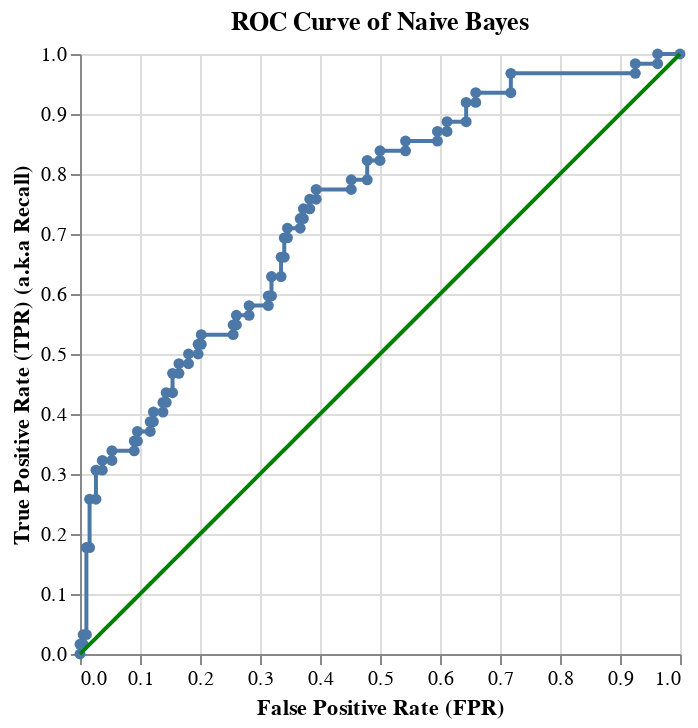

Write notebook code for a chart like this one.
### Code cell
classification_report, cmplot, roc_curve, roc_score = scores('Naive Bayes', nb_rf, x_test, y_test )
roc_curve

### Figure 1 — Vega-Lite specification as saved in the notebook (floating-point values rounded to 4 significant figures)
{"config": {"view": {"continuousWidth": 400, "continuousHeight": 300}}, "layer": [{"mark": {"type": "line", "point": true}, "encoding": {"x": {"field": "fpr", "sort": null, "title": "False Positive Rate (FPR)", "type": "quantitative"}, "y": {"field": "tpr", "title": "True Positive Rate (TPR) (a.k.a Recall)", "type": "quantitative"}}, "title": "ROC Curve of Naive Bayes", "width": 300}, {"mark": {"type": "line", "color": "green"}, "encoding": {"size": {"value": 2}, "x": {"field": "fpr", "type": "quantitative"}, "y": {"field": "fpr", "type": "quantitative"}}, "title": "ROC Curve of Naive Bayes", "width": 300}], "data": {"name": "data-39bcc9d167c216979a04abac8048eb08"}, "$schema": "https://vega.github.io/schema/vega-lite/v4.17.0.json", "datasets": {"data-39bcc9d167c216979a04abac8048eb08": [{"fpr": 0.0, "tpr": 0.0}, {"fpr": 0.0, "tpr": 0.01613}, {"fpr": 0.005319, "tpr": 0.01613}, {"fpr": 0.005319, "tpr": 0.03226}, {"fpr": 0.01064, "tpr": 0.03226}, {"fpr": 0.01064, "tpr": 0.1774}, {"fpr": 0.01596, "tpr": 0.1774}, {"fpr": 0.01596, "tpr": 0.2581}, {"fpr": 0.0266, "tpr": 0.2581}, {"fpr": 0.0266, "tpr": 0.3065}, {"fpr": 0.03723, "tpr": 0.3065}, {"fpr": 0.03723, "tpr": 0.3226}, {"fpr": 0.05319, "tpr": 0.3226}, {"fpr": 0.05319, "tpr": 0.3387}, {"fpr": 0.09043, "tpr": 0.3387}, {"fpr": 0.09043, "tpr": 0.3548}, {"fpr": 0.09574, "tpr": 0.3548}, {"fpr": 0.09574, "tpr": 0.371}, {"fpr": 0.117, "tpr": 0.371}, {"fpr": 0.117, "tpr": 0.3871}, {"fpr": 0.1223, "tpr": 0.3871}, {"fpr": 0.1223, "tpr": 0.4032}, {"fpr": 0.1383, "tpr": 0.4032}, {"fpr": 0.1383, "tpr": 0.4194}, {"fpr": 0.1436, "tpr": 0.4194}, {"fpr": 0.1436, "tpr": 0.4355}, {"fpr": 0.1543, "tpr": 0.4355}, {"fpr": 0.1543, "tpr": 0.4677}, {"fpr": 0.1649, "tpr": 0.4677}, {"fpr": 0.1649, "tpr": 0.4839}, {"fpr": 0.1809, "tpr": 0.4839}, {"fpr": 0.1809, "tpr": 0.5}, {"fpr": 0.1968, "tpr": 0.5}, {"fpr": 0.1968, "tpr": 0.5161}, {"fpr": 0.2021, "tpr": 0.5161}, {"fpr": 0.2021, "tpr": 0.5323}, {"fpr": 0.2553, "tpr": 0.5323}, {"fpr": 0.2553, "tpr": 0.5484}, {"fpr": 0.2606, "tpr": 0.5484}, {"fpr": 0.2606, "tpr": 0.5645}, {"fpr": 0.2819, "tpr": 0.5645}, {"fpr": 0.2819, "tpr": 0.5806}, {"fpr": 0.3138, "tpr": 0.5806}, {"fpr": 0.3138, "tpr": 0.5968}, {"fpr": 0.3191, "tpr": 0.5968}, {"fpr": 0.3191, "tpr": 0.629}, {"fpr": 0.3351, "tpr": 0.629}, {"fpr": 0.3351, "tpr": 0.6613}, {"fpr": 0.3404, "tpr": 0.6613}, {"fpr": 0.3404, "tpr": 0.6935}, {"fpr": 0.3457, "tpr": 0.6935}, {"fpr": 0.3457, "tpr": 0.7097}, {"fpr": 0.367, "tpr": 0.7097}, {"fpr": 0.367, "tpr": 0.7258}, {"fpr": 0.3723, "tpr": 0.7258}, {"fpr": 0.3723, "tpr": 0.7419}, {"fpr": 0.383, "tpr": 0.7419}, {"fpr": 0.383, "tpr": 0.7581}, {"fpr": 0.3936, "tpr": 0.7581}, {"fpr": 0.3936, "tpr": 0.7742}, {"fpr": 0.4521, "tpr": 0.7742}, {"fpr": 0.4521, "tpr": 0.7903}, {"fpr": 0.4787, "tpr": 0.7903}, {"fpr": 0.4787, "tpr": 0.8226}, {"fpr": 0.5, "tpr": 0.8226}, {"fpr": 0.5, "tpr": 0.8387}, {"fpr": 0.5426, "tpr": 0.8387}, {"fpr": 0.5426, "tpr": 0.8548}, {"fpr": 0.5957, "tpr": 0.8548}, {"fpr": 0.5957, "tpr": 0.871}, {"fpr": 0.6117, "tpr": 0.871}, {"fpr": 0.6117, "tpr": 0.8871}, {"fpr": 0.6436, "tpr": 0.8871}, {"fpr": 0.6436, "tpr": 0.9194}, {"fpr": 0.6596, "tpr": 0.9194}, {"fpr": 0.6596, "tpr": 0.9355}, {"fpr": 0.7181, "tpr": 0.9355}, {"fpr": 0.7181, "tpr": 0.9677}, {"fpr": 0.9255, "tpr": 0.9677}, {"fpr": 0.9255, "tpr": 0.9839}, {"fpr": 0.9628, "tpr": 0.9839}, {"fpr": 0.9628, "tpr": 1.0}, {"fpr": 1.0, "tpr": 1.0}]}}
